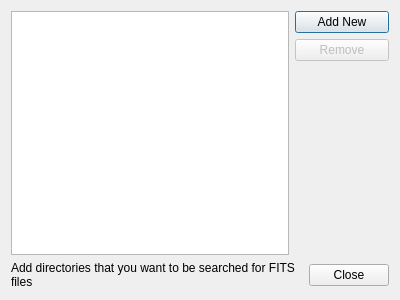
<?xml version="1.0" encoding="UTF-8"?>
<ui version="4.0">
 <class>SearchFolderDialog</class>
 <widget class="QDialog" name="SearchFolderDialog">
  <property name="geometry">
   <rect>
    <x>0</x>
    <y>0</y>
    <width>400</width>
    <height>300</height>
   </rect>
  </property>
  <property name="windowTitle">
   <string>Folder Locations</string>
  </property>
  <layout class="QGridLayout" name="gridLayout">
   <item row="0" column="0">
    <widget class="QListWidget" name="searchFoldersWidget"/>
   </item>
   <item row="0" column="1">
    <layout class="QVBoxLayout" name="verticalLayout">
     <item>
      <widget class="QPushButton" name="addNewButton">
       <property name="text">
        <string>Add New</string>
       </property>
      </widget>
     </item>
     <item>
      <widget class="QPushButton" name="removeSelectedButton">
       <property name="enabled">
        <bool>false</bool>
       </property>
       <property name="text">
        <string>Remove</string>
       </property>
      </widget>
     </item>
     <item>
      <spacer name="verticalSpacer">
       <property name="orientation">
        <enum>Qt::Vertical</enum>
       </property>
       <property name="sizeHint" stdset="0">
        <size>
         <width>94</width>
         <height>163</height>
        </size>
       </property>
      </spacer>
     </item>
    </layout>
   </item>
   <item row="1" column="0" colspan="2">
    <layout class="QHBoxLayout" name="horizontalLayout">
     <item>
      <widget class="QLabel" name="label">
       <property name="sizePolicy">
        <sizepolicy hsizetype="Expanding" vsizetype="Preferred">
         <horstretch>0</horstretch>
         <verstretch>0</verstretch>
        </sizepolicy>
       </property>
       <property name="text">
        <string>Add directories that you want to be searched for FITS files</string>
       </property>
       <property name="wordWrap">
        <bool>true</bool>
       </property>
      </widget>
     </item>
     <item>
      <widget class="QDialogButtonBox" name="buttonBox">
       <property name="sizePolicy">
        <sizepolicy hsizetype="Fixed" vsizetype="Fixed">
         <horstretch>0</horstretch>
         <verstretch>0</verstretch>
        </sizepolicy>
       </property>
       <property name="orientation">
        <enum>Qt::Horizontal</enum>
       </property>
       <property name="standardButtons">
        <set>QDialogButtonBox::Close</set>
       </property>
      </widget>
     </item>
    </layout>
   </item>
  </layout>
 </widget>
 <resources/>
 <connections>
  <connection>
   <sender>buttonBox</sender>
   <signal>accepted()</signal>
   <receiver>SearchFolderDialog</receiver>
   <slot>accept()</slot>
   <hints>
    <hint type="sourcelabel">
     <x>248</x>
     <y>254</y>
    </hint>
    <hint type="destinationlabel">
     <x>157</x>
     <y>274</y>
    </hint>
   </hints>
  </connection>
  <connection>
   <sender>buttonBox</sender>
   <signal>rejected()</signal>
   <receiver>SearchFolderDialog</receiver>
   <slot>reject()</slot>
   <hints>
    <hint type="sourcelabel">
     <x>316</x>
     <y>260</y>
    </hint>
    <hint type="destinationlabel">
     <x>286</x>
     <y>274</y>
    </hint>
   </hints>
  </connection>
 </connections>
</ui>
